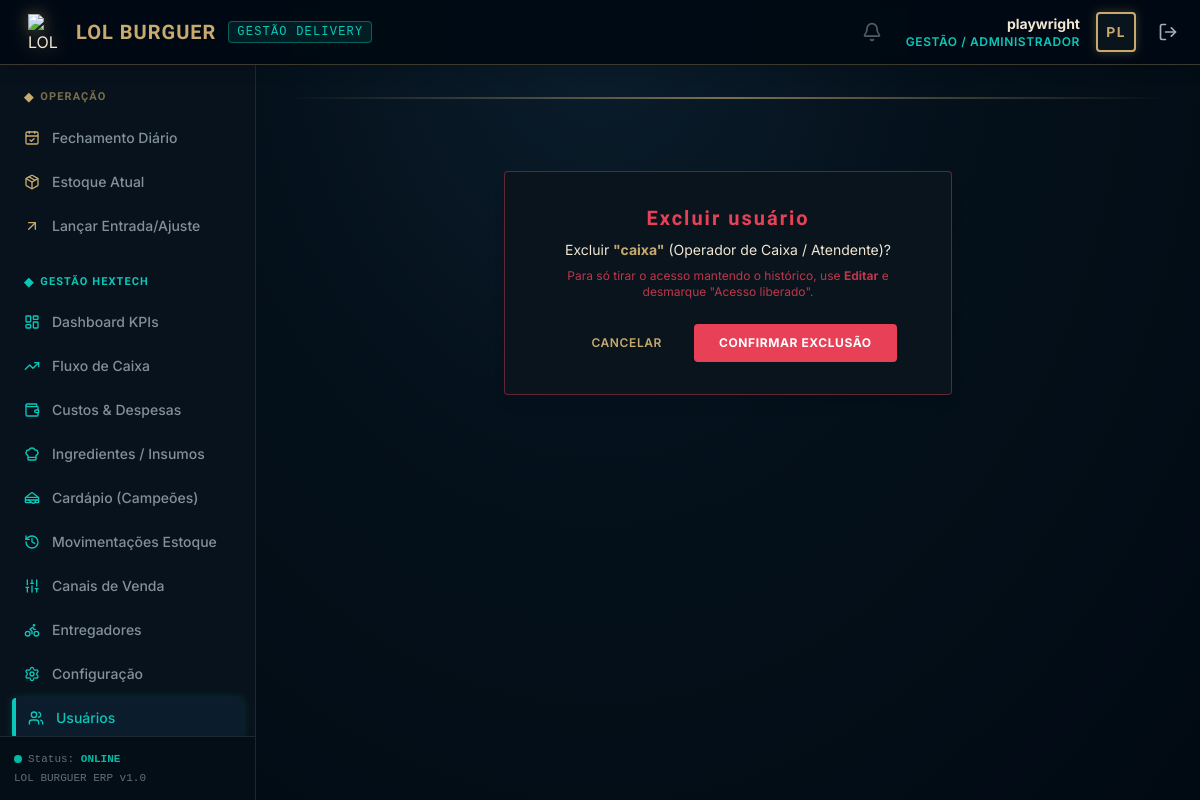
Page /usuarios/8/excluir/ (signed in) on the committed database.
### core/models.py (models this page shows, shortened)
class Usuario(AbstractUser):
    ROLE_CHOICES = (
        ('GESTAO', 'Gestão / Administrador'),
        ('OPERADOR', 'Operador de Caixa / Atendente'),
    )
    role = models.CharField(
        max_length=20,
        choices=ROLE_CHOICES,
        default='OPERADOR',
        verbose_name="Cargo / Nível de Acesso"
    )
    class Meta:
        verbose_name = "Usuário"
        verbose_name_plural = "Usuários"
        ordering = ['username']

### core/decorators.py (the view)
    def _wrapped_view_func(request, *args, **kwargs):
        if request.user.is_authenticated and request.user.role == 'GESTAO':
            return view_func(request, *args, **kwargs)
        messages.error(request, "Acesso negado: Apenas a Gestão tem permissão para acessar esta página.")
        return redirect('home')

### core/views.py (called while the page is built)
@login_required
@gestao_required
def usuario_excluir(request, pk):
    usuario = get_object_or_404(Usuario, pk=pk)
    if usuario.pk == request.user.pk:
        messages.error(request, "Você não pode excluir a sua própria conta.")
        return redirect('usuario_listar')
    if usuario.role == 'GESTAO' and usuario.is_active:
        outros = Usuario.objects.filter(role='GESTAO', is_active=True).exclude(pk=usuario.pk)
        if not outros.exists():
            messages.error(request, "Não dá para excluir o único usuário de Gestão ativo.")
            return redirect('usuario_listar')
    if request.method == 'POST':
        nome = usuario.username
        usuario.delete()
        messages.success(request, f"Usuário '{nome}' excluído.")
        return redirect('usuario_listar')
    return render(request, 'core/usuario_confirm_delete.html', {'alvo': usuario})

### templates/core/usuario_confirm_delete.html (shortened to what this page needs)
{% extends "base.html" %}
{% block content %}
<div class="max-w-md mx-auto my-12">
    <div class="bg-hex_dark_card border border-hex_danger/40 p-6 md:p-8 rounded shadow-lg text-center">
        <h1 class="text-xl font-bold title-hex text-hex_danger mb-2">Excluir usuário</h1>
        <p class="text-sm text-hex_gold_light mb-6">
            Excluir <span class="font-bold text-hex_gold">"{{ alvo.username }}"</span> ({{ alvo.get_role_display }})?
            <span class="text-xs text-hex_danger/80 block mt-2">Para só tirar o acesso mantendo o histórico, use <strong>Editar</strong> e desmarque "Acesso liberado".</span>
        </p>
        <form method="post" class="flex items-center justify-center space-x-4">
            <a href="{% url 'usuario_listar' %}" class="px-4 py-2.5 rounded text-xs font-semibold text-hex_gold hover:text-white uppercase tracking-wider">Cancelar</a>
            <button type="submit" class="bg-hex_danger hover:bg-red-700 text-white font-bold py-2.5 px-6 rounded uppercase tracking-wider text-xs border border-hex_danger/40">Confirmar exclusão</button>
        </form>
    </div>
</div>
{% endblock %}

### templates/base.html (shortened to what this page needs)
<!DOCTYPE html>
<html lang="pt-br" class="h-full">
<head>
    <script src="https://cdn.tailwindcss.com"></script>
</head>
<body class="h-full flex flex-col" x-data="{ mobileSidebarOpen: false }">
    <header class="bg-hex_dark_bg/95 border-b border-hex_gold/30 px-4 py-3 flex items-center justify-between z-20 shadow-lg backdrop-blur-sm">
        <div class="flex items-center space-x-3">
            <div class="flex items-center space-x-3">
                <img src="/media/produtos/logo.png" alt="LOL BURGUER Logo" class="w-9 h-9 object-contain filter drop-shadow-[0_0_8px_rgba(200,170,110,0.5)]">
                <span class="text-xl font-bold title-hex text-hex_gold tracking-wider">LOL BURGUER</span>
                <span class="hidden md:inline-block text-xs font-mono uppercase tracking-widest text-hex_blue border border-hex_blue/40 bg-hex_blue/10 px-2 py-0.5 rounded">
                    Gestão Delivery
                </span>
            </div>
        </div>
        <div class="flex items-center space-x-4">
            {% if user.is_authenticated %}
                <div hx-get="{% url 'notificacoes_badge' %}" hx-trigger="load, every 60s" class="relative group cursor-pointer mr-2">
                    <i data-lucide="bell" class="w-5 h-5 text-hex_gold_dim opacity-50 group-hover:opacity-100 transition-opacity"></i>
                </div>
                <div class="text-right hidden sm:block">
                    <p class="text-sm font-bold text-hex_gold_light">{{ user.get_full_name|default:user.username }}</p>
                    <p class="text-xs text-hex_blue uppercase tracking-wider font-semibold">{{ user.get_role_display }}</p>
                </div>
                <div class="w-10 h-10 border-2 border-hex_gold rounded flex items-center justify-center bg-hex_dark_card shadow-[0_0_10px_rgba(200,170,110,0.3)]">
                    <span class="text-hex_gold font-bold title-hex text-sm">{{ user.username|slice:":2"|upper }}</span>
                </div>
                <a href="{% url 'logout' %}" class="text-hex_gold_dim hover:text-hex_gold p-1.5 rounded hover:bg-hex_dark_card transition-all" title="Sair do Sistema">
                    <i data-lucide="log-out" class="w-5 h-5"></i>
                </a>
            {% else %}
                <span class="text-xs uppercase text-hex_gold_dim font-mono">Sem autenticação</span>
            {% endif %}
        </div>
    </header>
    <div class="flex-1 flex min-h-0 overflow-hidden">
        {% if user.is_authenticated %}
        <aside
            :class="mobileSidebarOpen ? 'translate-x-0' : '-translate-x-full lg:translate-x-0'"
            class="fixed inset-y-0 left-0 pt-16 lg:pt-0 lg:static w-64 bg-hex_dark_card/95 border-r border-hex_dark_border flex flex-col justify-between transition-transform duration-300 ease-in-out z-10 lg:z-0 backdrop-blur-sm"
        >
            <div class="flex-1 overflow-y-auto px-3 py-6 space-y-7">
                <div>
                    <h3 class="text-[11px] uppercase text-hex_gold/60 font-bold tracking-widest mb-3 px-3 title-hex flex items-center space-x-1.5">
                        <span class="text-hex_gold text-xs">◆</span>
                        <span>Operação</span>
                    </h3>
                    <nav class="space-y-1">
                        <a href="{% url 'fechamento_diario' %}" class="flex items-center space-x-3 px-3 py-2.5 rounded text-sm font-medium transition-all hover:bg-hex_dark_bg/80 hover:text-hex_gold_light {% if request.resolver_match.url_name == 'fechamento_diario' %}bg-[#0B1D2C] text-hex_gold_light border-l-4 border-hex_gold font-bold shadow-[0_0_10px_rgba(200,170,110,0.15)]{% else %}text-hex_gold_dim/80{% endif %}">
                            <i data-lucide="calendar-check" class="w-4 h-4 text-hex_gold"></i>
                            <span>Fechamento Diário</span>
                        </a>
                        <a href="{% url 'estoque_resumo' %}" class="flex items-center space-x-3 px-3 py-2.5 rounded text-sm font-medium transition-all hover:bg-hex_dark_bg/80 hover:text-hex_gold_light {% if request.resolver_match.url_name == 'estoque_resumo' %}bg-[#0B1D2C] text-hex_gold_light border-l-4 border-hex_gold font-bold shadow-[0_0_10px_rgba(200,170,110,0.15)]{% else %}text-hex_gold_dim/80{% endif %}">
                            <i data-lucide="package" class="w-4 h-4 text-hex_gold"></i>
                            <span>Estoque Atual</span>
                        </a>
                        <a href="{% url 'estoque_ajustar' %}" class="flex items-center space-x-3 px-3 py-2.5 rounded text-sm font-medium transition-all hover:bg-hex_dark_bg/80 hover:text-hex_gold_light {% if request.resolver_match.url_name == 'estoque_ajustar' %}bg-[#0B1D2C] text-hex_gold_light border-l-4 border-hex_gold font-bold shadow-[0_0_10px_rgba(200,170,110,0.15)]{% else %}text-hex_gold_dim/80{% endif %}">
                            <i data-lucide="arrow-up-right" class="w-4 h-4 text-hex_gold"></i>
                            <span>Lançar Entrada/Ajuste</span>
                        </a>
                    </nav>
                </div>
                {% if user.role == 'GESTAO' %}
                <div>
                    <h3 class="text-[11px] uppercase text-hex_blue font-bold tracking-widest mb-3 px-3 title-hex flex items-center space-x-1.5">
                        <span class="text-hex_blue text-xs">◆</span>
                        <span>Gestão Hextech</span>
                    </h3>
                    <nav class="space-y-1">
                        <a href="{% url 'dashboard' %}" class="flex items-center space-x-3 px-3 py-2.5 rounded text-sm font-medium transition-all hover:bg-hex_dark_bg/80 hover:text-hex_blue {% if request.resolver_match.url_name == 'dashboard' %}bg-[#0B1D2C] text-hex_blue border-l-4 border-hex_blue font-bold shadow-[0_0_10px_rgba(10,200,185,0.2)]{% else %}text-hex_gold_dim/80{% endif %}">
                            <i data-lucide="layout-dashboard" class="w-4 h-4 text-hex_blue"></i>
                            <span>Dashboard KPIs</span>
                        </a>
                        <a href="{% url 'fluxo_caixa_projetado' %}" class="flex items-center space-x-3 px-3 py-2.5 rounded text-sm font-medium transition-all hover:bg-hex_dark_bg/80 hover:text-hex_blue {% if request.resolver_match.url_name == 'fluxo_caixa_projetado' %}bg-[#0B1D2C] text-hex_blue border-l-4 border-hex_blue font-bold shadow-[0_0_10px_rgba(10,200,185,0.2)]{% else %}text-hex_gold_dim/80{% endif %}">
                            <i data-lucide="trending-up" class="w-4 h-4 text-hex_blue"></i>
                            <span>Fluxo de Caixa</span>
                        </a>
                        <a href="{% url 'despesa_listar' %}" class="flex items-center space-x-3 px-3 py-2.5 rounded text-sm font-medium transition-all hover:bg-hex_dark_bg/80 hover:text-hex_blue {% if request.resolver_match.url_name == 'despesa_listar' or 'despesa_criar' in request.resolver_match.url_name or 'despesa_editar' in request.resolver_match.url_name %}bg-[#0B1D2C] text-hex_blue border-l-4 border-hex_blue font-bold shadow-[0_0_10px_rgba(10,200,185,0.2)]{% else %}text-hex_gold_dim/80{% endif %}">
                            <i data-lucide="wallet" class="w-4 h-4 text-hex_blue"></i>
                            <span>Custos & Despesas</span>
                        </a>
                        <a href="{% url 'ingrediente_listar' %}" class="flex items-center space-x-3 px-3 py-2.5 rounded text-sm font-medium transition-all hover:bg-hex_dark_bg/80 hover:text-hex_blue {% if request.resolver_match.url_name == 'ingrediente_listar' %}bg-[#0B1D2C] text-hex_blue border-l-4 border-hex_blue font-bold shadow-[0_0_10px_rgba(10,200,185,0.2)]{% else %}text-hex_gold_dim/80{% endif %}">
                            <i data-lucide="chef-hat" class="w-4 h-4 text-hex_blue"></i>
                            <span>Ingredientes / Insumos</span>
                        </a>
                        <a href="{% url 'produto_listar' %}" class="flex items-center space-x-3 px-3 py-2.5 rounded text-sm font-medium transition-all hover:bg-hex_dark_bg/80 hover:text-hex_blue {% if request.resolver_match.url_name == 'produto_listar' %}bg-[#0B1D2C] text-hex_blue border-l-4 border-hex_blue font-bold shadow-[0_0_10px_rgba(10,200,185,0.2)]{% else %}text-hex_gold_dim/80{% endif %}">
                            <i data-lucide="sandwich" class="w-4 h-4 text-hex_blue"></i>
                            <span>Cardápio (Campeões)</span>
                        </a>
                        <a href="{% url 'estoque_historico' %}" class="flex items-center space-x-3 px-3 py-2.5 rounded text-sm font-medium transition-all hover:bg-hex_dark_bg/80 hover:text-hex_blue {% if request.resolver_match.url_name == 'estoque_historico' %}bg-[#0B1D2C] text-hex_blue border-l-4 border-hex_blue font-bold shadow-[0_0_10px_rgba(10,200,185,0.2)]{% else %}text-hex_gold_dim/80{% endif %}">
                            <i data-lucide="history" class="w-4 h-4 text-hex_blue"></i>
                            <span>Movimentações Estoque</span>
                        </a>
                        <a href="{% url 'canal_listar' %}" class="flex items-center space-x-3 px-3 py-2.5 rounded text-sm font-medium transition-all hover:bg-hex_dark_bg/80 hover:text-hex_blue {% if request.resolver_match.url_name == 'canal_listar' %}bg-[#0B1D2C] text-hex_blue border-l-4 border-hex_blue font-bold shadow-[0_0_10px_rgba(10,200,185,0.2)]{% else %}text-hex_gold_dim/80{% endif %}">
                            <i data-lucide="sliders" class="w-4 h-4 text-hex_blue"></i>
                            <span>Canais de Venda</span>
                        </a>
                        <a href="{% url 'entregador_listar' %}" class="flex items-center space-x-3 px-3 py-2.5 rounded text-sm font-medium transition-all hover:bg-hex_dark_bg/80 hover:text-hex_blue {% if request.resolver_match.url_name == 'entregador_listar' %}bg-[#0B1D2C] text-hex_blue border-l-4 border-hex_blue font-bold shadow-[0_0_10px_rgba(10,200,185,0.2)]{% else %}text-hex_gold_dim/80{% endif %}">
                            <i data-lucide="bike" class="w-4 h-4 text-hex_blue"></i>
                            <span>Entregadores</span>
                        </a>
                        <a href="{% url 'configuracao_financeira' %}" class="flex items-center space-x-3 px-3 py-2.5 rounded text-sm font-medium transition-all hover:bg-hex_dark_bg/80 hover:text-hex_blue {% if request.resolver_match.url_name == 'configuracao_financeira' %}bg-[#0B1D2C] text-hex_blue border-l-4 border-hex_blue font-bold shadow-[0_0_10px_rgba(10,200,185,0.2)]{% else %}text-hex_gold_dim/80{% endif %}">
                            <i data-lucide="settings" class="w-4 h-4 text-hex_blue"></i>
                            <span>Configuração</span>
                        </a>
                        <a href="{% url 'usuario_listar' %}" class="flex items-center space-x-3 px-3 py-2.5 rounded text-sm font-medium transition-all hover:bg-hex_dark_bg/80 hover:text-hex_blue {% if 'usuario' in request.resolver_match.url_name %}bg-[#0B1D2C] text-hex_blue border-l-4 border-hex_blue font-bold shadow-[0_0_10px_rgba(10,200,185,0.2)]{% else %}text-hex_gold_dim/80{% endif %}">
                            <i data-lucide="users" class="w-4 h-4 text-hex_blue"></i>
                            <span>Usuários</span>
                        </a>
                    </nav>
                </div>
                {% endif %}
            </div>
            <div class="p-3.5 border-t border-hex_dark_border bg-hex_dark_bg/50 text-[11px] font-mono text-hex_gold_dim/60">
                <p class="flex items-center space-x-1.5">
                    <span class="w-2 h-2 rounded-full bg-hex_success animate-pulse inline-block"></span>
                    <span>Status: <strong class="text-hex_success font-semibold">ONLINE</strong></span>
                </p>
                <p class="mt-0.5">LOL BURGUER ERP v1.0</p>
            </div>
        </aside>
        {% endif %}
        <main class="flex-1 flex flex-col overflow-y-auto min-h-0 p-4 md:p-6 lg:p-8 relative">
            <div class="h-0.5 bg-gradient-to-r from-transparent via-hex_gold to-transparent mb-6 opacity-60"></div>
            {% block content %}
            {% endblock %}
        </main>
    </div>
</body>
</html>

### templates/base.html (style rules this page uses)
body { font-family: 'Inter', 'Rubik', sans-serif; background-color: #010A13; background-image: radial-gradient(ellipse at 50% 0%, #0B1D2C 0%, #04101A 45%, #010A13 100%); color: #F0E6D2; }
.title-hex { font-family: 'Marcellus', 'Cinzel', serif; letter-spacing: 0.1em; }

### rows in the picture
Usuario: get_full_name "playwright", role "GESTÃO / ADMINISTRADOR", username "PL"
Usuario: username "caixa", role "Operador de Caixa / Atendente"
